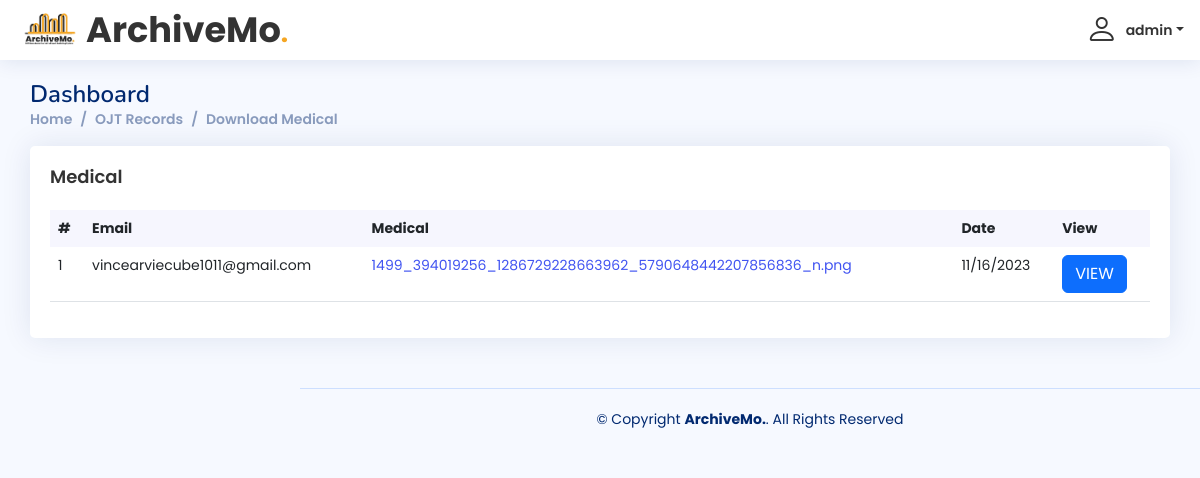
/admin/medical-dashboard.php (signed in), run on the app's committed database.
### tables this page shows
CREATE TABLE `medical` (
  `id` int(11) NOT NULL,
  `email` text NOT NULL,
  `medical_cert` text NOT NULL,
  `date` text NOT NULL
);

### admin/medical-dashboard.php (the view, shortened to what this page needs)
<?php
include 'dbconn.php';
?>
<!DOCTYPE html>
<html lang="en">
<head>
  <link href="assets/vendor/bootstrap/css/bootstrap.min.css" rel="stylesheet">
  <link href="assets/vendor/bootstrap-icons/bootstrap-icons.css" rel="stylesheet">
  <link href="assets/vendor/boxicons/css/boxicons.min.css" rel="stylesheet">
  <link href="assets/vendor/quill/quill.snow.css" rel="stylesheet">
  <link href="assets/vendor/quill/quill.bubble.css" rel="stylesheet">
  <link href="assets/vendor/remixicon/remixicon.css" rel="stylesheet">
  <link href="assets/vendor/simple-datatables/style.css" rel="stylesheet">
  <link href="assets/css/style.css" rel="stylesheet">
</head>
<body>
  <header id="header" class="header fixed-top d-flex align-items-center">
    <div class="d-flex align-items-center justify-content-between">
      <a href="admin-index.php" class="logo d-flex align-items-center">
        <img src="img/logo3.png" alt="" style="width: auto; height: 60px">
        <span class="logo-name">ArchiveMo<span style="color: #F5A623; font-family: Poppins, sans-serif">.</span></span>
      </a>
    </div>
    <nav class="header-nav ms-auto">
      <ul class="d-flex align-items-center">
        <li class="nav-item dropdown pe-3">
          <a class="nav-link nav-profile d-flex align-items-center pe-0" href="#" data-bs-toggle="dropdown">
            <?php
            $email = $_SESSION['useremail'];
            $result = mysqli_query($conn, "SELECT * FROM admin WHERE username ='$email'");
            while ($row = mysqli_fetch_array($result)) {
            ?>
              <i class="bi bi-person" style="font-size: 2rem;"></i>
              <span class="d-none d-md-block dropdown-toggle ps-2"><?php echo $row["username"]; ?></span>
          </a>
            <?php
            }
            ?>
        </li>
      </ul>
    </nav>
  </header>
  <main id="main" class="main" style="margin-left: 0;">
    <div class="pagetitle">
      <h1>Dashboard</h1>
      <nav>
        <ol class="breadcrumb">
          <li class="breadcrumb-item"><a href="admin-index.php">Home</a></li>
          <li class="breadcrumb-item active"><a href="ojt-dashboard.php">OJT Records</a></li>
          <li class="breadcrumb-item">Download Medical</li>
        </ol>
      </nav>
    </div>
    <section class="section dashboard">
      <div class="row">
        <div class="col-12">
          <div class="card recent-sales overflow-auto">
            <div class="card-body">
              <h5 class="card-title">Medical</h5>
              <table class="table datatable">
                <thead>
                  <tr>
                    <th>#</th>
                    <th>Email</th>
                    <th>Medical</th>
                    <th>Date</th>
                    <th>View</th>
                  </tr>
                </thead>
                <tbody>
                  <?php
                  $result = mysqli_query($conn, "SELECT * FROM medical");
                  while ($row = mysqli_fetch_array($result)) {
                  ?>
                    <tr>
                      <td scope="row"><?php echo $row["id"]; ?></td>
                      <td scope="row"><?php echo $row["email"]; ?></td>
                      <td><a href="?id=<?php echo $row['id']; ?>"><?php echo $row['medical_cert']; ?></td>
                      <td scope="row"><?php echo $row["date"]; ?></td>
                      <td><a href="javascript:void(0);" class="btn btn-primary viewmodal" data-id="<?php echo $row['id']; ?>" data-waiver="<?php echo $row['medical_cert']; ?>">VIEW</a></td>
                    </tr>
                  <?php
                  }
                  ?>
                </tbody>
              </table>
            </div>
          </div>
        </div>
      </div>
    </section>
  </main>
  <footer id="footer" class="footer">
    <div class="copyright">
      &copy; Copyright <strong><span>ArchiveMo.</span></strong>. All Rights Reserved
    </div>
  </footer>
</body>
</html>

### admin/assets/css/style.css (style rules this page uses)
* { margin: 0; padding: 0; box-sizing: border-box; font-family: "Poppins", sans-serif; }
:root { scroll-behavior: smooth; }
body { font-family: "Open Sans", sans-serif; background: #f6f9ff; color: #444444; }
a { color: #4154f1; text-decoration: none; }
h1, h2, h3, h4, h5, h6 { font-family: "Nunito", sans-serif; }
#main { margin-top: 60px; padding: 20px 30px; transition: all 0.3s; }
.pagetitle { margin-bottom: 10px; }
.pagetitle h1 { font-size: 24px; margin-bottom: 0; font-weight: 600; color: #012970; }
.card { margin-bottom: 30px; border: none; border-radius: 5px; box-shadow: 0px 0 30px rgba(1, 41, 112, 0.1); }
.card-title { padding: 20px 0 15px 0; font-size: 18px; font-weight: 600; color: #333; font-family: "Poppins", sans-serif; }
.card-body { padding: 0 20px 20px 20px; }
.breadcrumb { font-size: 14px; font-family: "Nunito", sans-serif; color: #899bbd; font-weight: 600; }
.breadcrumb a { color: #899bbd; transition: 0.3s; }
.breadcrumb .breadcrumb-item::before { color: #899bbd; }
.breadcrumb .active { color: #51678f; font-weight: 600; }
.header .logo-name { color: #333; font-size: 2.2rem; font-family: "Poppins", sans-serif; }
@media (min-width: 1200px) { .logo { width: 280px; } }
.logo img { max-height: 100px; margin-right: 6px; }
.logo span { font-size: 26px; font-weight: 700; color: #012970; font-family: "Nunito", sans-serif; }
.header { transition: all 0.5s; z-index: 997; height: 60px; box-shadow: 0px 2px 20px rgba(1, 41, 112, 0.1); background-color: #fff; padding-left: 20px; }
.header-nav ul { list-style: none; }
.header-nav>ul { margin: 0; padding: 0; }
.header-nav .nav-profile { color: #333; }
.header-nav .nav-profile span { font-size: 14px; font-weight: 600; }
@media (min-width: 1200px) { #main, #footer { margin-left: 300px; } }
.dashboard .recent-sales { font-size: 14px; }
.dashboard .recent-sales .table thead { background: #f6f6fe; }
.dashboard .recent-sales .table thead th { border: 0; }
.footer { padding: 20px 0; font-size: 14px; transition: all 0.3s; border-top: 1px solid #cddfff; }
.footer .copyright { text-align: center; color: #012970; }

### data on the page
medical: id "1", email "vincearviecube1011@gmail.com", medical_cert "1499_394019256_1286729228663962_5790648442207856836_n.png", date "11/16/2023"

### other printed values
$row["username"] "admin"
